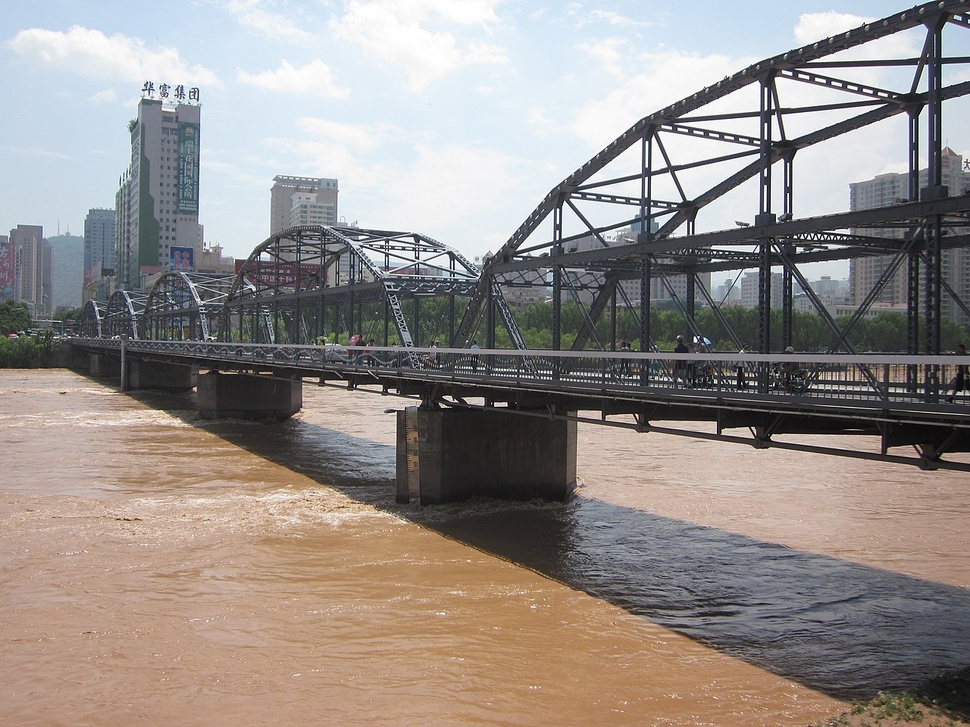
#> input picture images/Zhongshan_Bridge_in_Lanzhou.jpg, 970 x 727 px, shrunk from 1280 x 960 before the run
$ python -i detector_agent.py   (imports and definitions only)
#> lines starting #> are read from the running program, lines starting #| are printed output that depends on the picture; after the words box and inside, x2 and y2 are one past the last pixel; in counts of white or black regions, pixels touching at a corner belong together
### Agent/utils.py
# utils.py（替换）
import os, time, json, re
from pathlib import Path

# 把输出目录固定为 utils.py 所在目录下的 outputs/
BASE_DIR = Path(__file__).resolve().parent
OUTPUT_DIR = BASE_DIR / "outputs"
OUTPUT_DIR.mkdir(parents=True, exist_ok=True)

def log(agent_name, content):
    ts = time.strftime("%Y%m%d-%H%M%S")
    path = OUTPUT_DIR / f"{agent_name}_{ts}.txt"
    with open(path, "w", encoding="utf-8") as f:
        f.write(content if isinstance(content, str) else str(content))
    print(f"✅ [{agent_name}] 输出已保存到 {path}")

# [21 lines left out: functions save_json, extract_json, not called in this run]

### Agent/agents/detector_agent.py
# -*- coding: utf-8 -*-
# agents/detector_agent.py
from __future__ import annotations
import base64, mimetypes, time
import json
from pathlib import Path
from typing import Dict, Any, Optional

import cv2
from openai import OpenAI

from ..config import MODELS, OPENAI_API_KEY
# [修改点 1] 增加导入 extract_json 用于解析模型返回的 JSON
from ..utils import log, extract_json

# [1 line that did not run here, left out]

# [修改点 2] 这是一个全新的、强化的 System Prompt
# 目的：强迫视觉模型忽略“情感/意义”，专注于“几何/姿态/构图”
SYSTEM_PROMPT = """
You are a Computer Vision Structure Analyst for cartographic symbol generation.
Your goal is NOT to describe the "meaning" or "emotion" of the image, but to extract its **PHYSICAL GEOMETRY** and **VISUAL STRUCTURE** so a designer can recreate its silhouette perfectly.

**CRITICAL INSTRUCTIONS:**
1. **Ignore context/emotion**: Do not say "symbolizes love" or "looks peaceful".
2. **Focus on Shape**: Describe the bounding box shape (e.g., horizontal rectangle, vertical tower, circle).
3. **Analyze Posture**: If it's a statue/figure, explicitly state the pose (e.g., **reclining**, **lying down**, **seated**, **standing upright**). THIS IS VITAL.
4. **Composition**: Is it a single vertical element? Or a wide horizontal group?
5. **Key Elements**: List the distinct visual components (e.g., "woman lying on right side", "child nestled on left").

**Output Schema (JSON only):**
{
  "entity_type": "statue|bridge|building|tower|other",
  "structure": {
    "composition": "horizontal|vertical|square",
    "posture": "reclining|standing|seated|unknown",
    "shape_features": [
       "specific physical description 1",
       "specific physical description 2"
    ],
    "dominant_lines": "curved|straight|angular"
  },
  "visual_constraints": {
    "must": ["element 1", "element 2"],
    "must_not": ["element 3"]
  }
}
"""


# [74 lines left out: functions _to_data_url, run_detector, not called in this run]


def run_extractor(image_path: str) -> str:
    """提取地标轮廓（Canny + 细化），返回保存的轮廓图路径。"""
    p = Path(image_path)
    if not p.exists():
        raise FileNotFoundError(f"[OutlineExtractor] 图像不存在：{p}")

    img = cv2.imread(str(p), cv2.IMREAD_COLOR)
#> img is the input picture: shape (727, 970, 3); mean B, G, R 138.9, 142.7, 149.6
    if img is None:
        raise RuntimeError(f"[OutlineExtractor] 读取图像失败：{p}")

    gray = cv2.cvtColor(img, cv2.COLOR_BGR2GRAY)
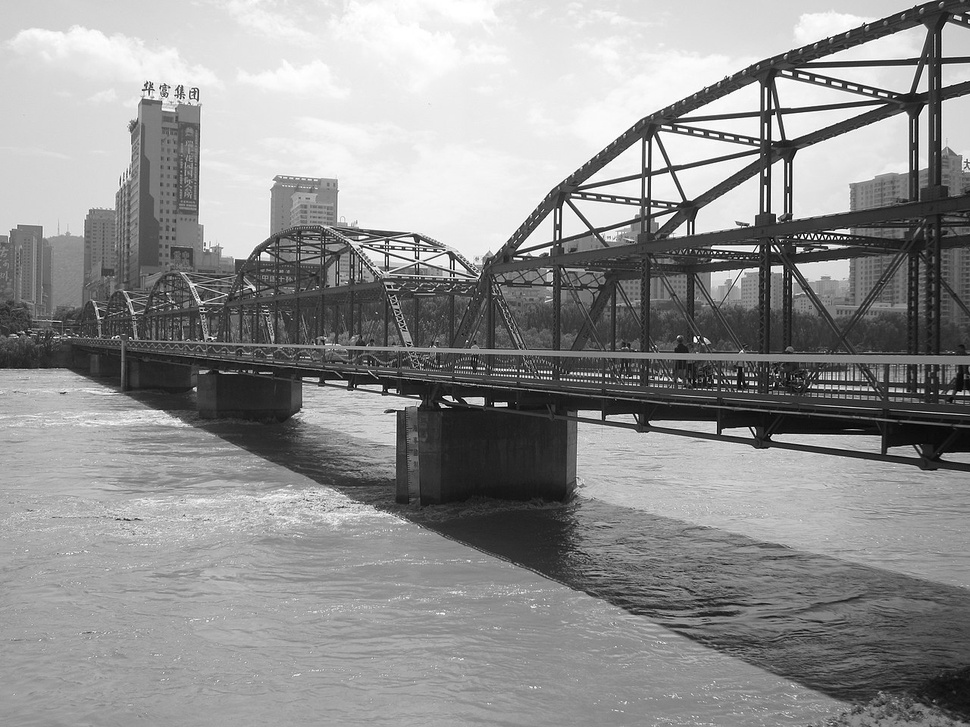
#> gray: shape (727, 970); min 0, max 255, mean 144.4
    gray = cv2.GaussianBlur(gray, (5, 5), 0)
    edges = cv2.Canny(gray, 80, 180)
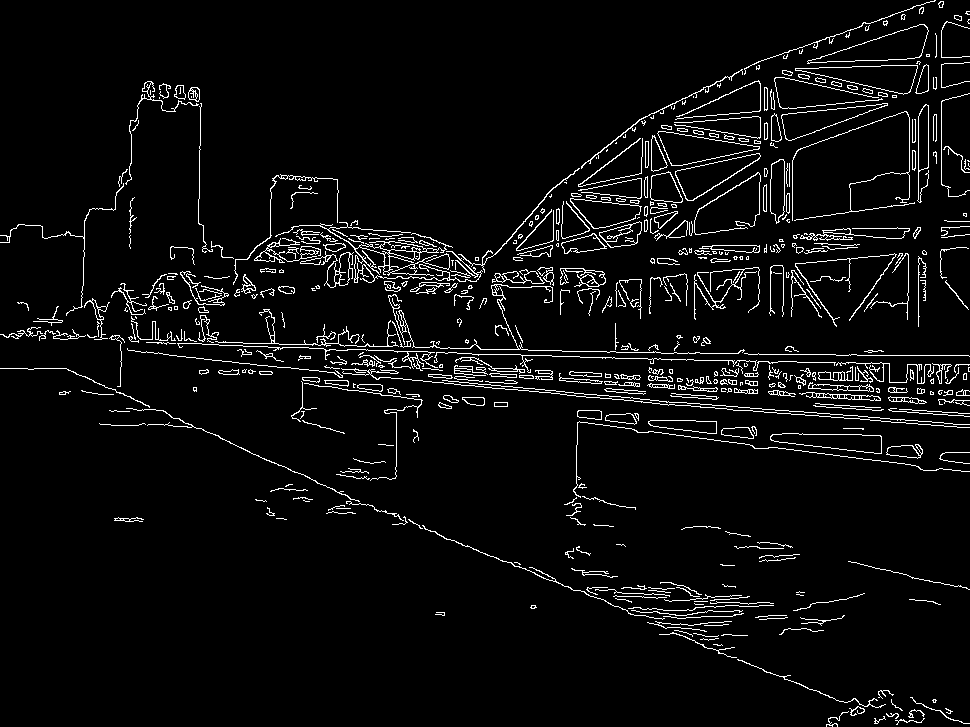
#> edges: shape (727, 970); 4.8% white in thin lines or dots

    # 细化边缘：闭操作去断裂
    kernel = cv2.getStructuringElement(cv2.MORPH_RECT, (3, 3))
    edges = cv2.morphologyEx(edges, cv2.MORPH_CLOSE, kernel, iterations=1)
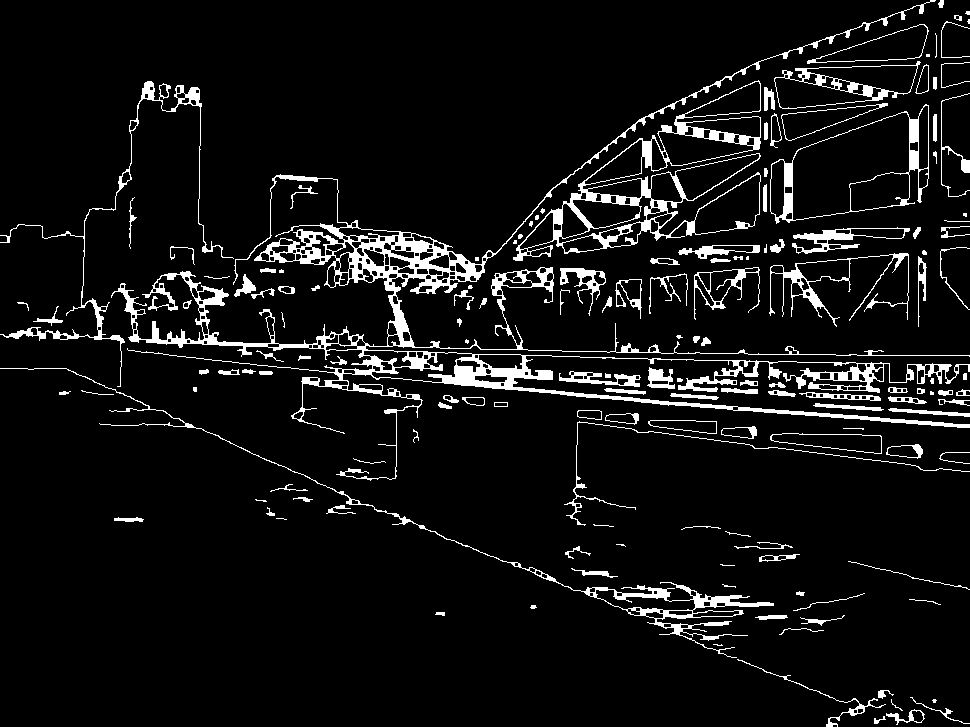
#> edges: shape (727, 970); 7.1% white; 157 white regions (25 under 20 px), largest, box (x1, y1, x2, y2) and area: (111, 0, 970, 481) 20765, (513, 80, 761, 261) 5232, (0, 368, 774, 658) 3410

    out_dir = Path(__file__).resolve().parents[1] / "outputs"
    out_dir.mkdir(parents=True, exist_ok=True)
    out_path = out_dir / f"outline_{time.strftime('%Y%m%d-%H%M%S')}.png"

    cv2.imwrite(str(out_path), edges)
    log("OutlineExtractor", f"Saved outline: {out_path}")
    return str(out_path)

>>> result = run_extractor('../../images/Zhongshan_Bridge_in_Lanzhou.jpg')
